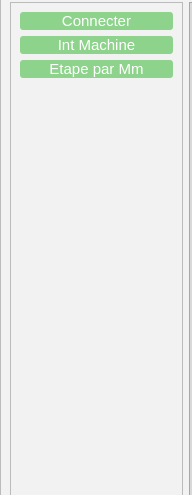
    <widget class="QFrame" name="frame_SideBar">
     <property name="geometry">
      <rect>
       <x>33</x>
       <y>195</y>
       <width>192</width>
       <height>495</height>
      </rect>
     </property>
     <property name="frameShape">
      <enum>QFrame::StyledPanel</enum>
     </property>
     <property name="frameShadow">
      <enum>QFrame::Raised</enum>
     </property>
     <widget class="QFrame" name="frame_4">
      <property name="geometry">
       <rect>
        <x>0</x>
        <y>-36</y>
        <width>219</width>
        <height>571</height>
       </rect>
      </property>
      <property name="styleSheet">
       <string notr="true">radious:7px;
background-color: #f2f2f2;</string>
      </property>
      <property name="frameShape">
       <enum>QFrame::StyledPanel</enum>
      </property>
      <property name="frameShadow">
       <enum>QFrame::Raised</enum>
      </property>
      <layout class="QGridLayout" name="gridLayout_13">
       <item row="0" column="0">
        <widget class="QFrame" name="frame_SideBar_2">
         <property name="minimumSize">
          <size>
           <width>0</width>
           <height>495</height>
          </size>
         </property>
         <property name="maximumSize">
          <size>
           <width>16777215</width>
           <height>495</height>
          </size>
         </property>
         <property name="frameShape">
          <enum>QFrame::StyledPanel</enum>
         </property>
         <property name="frameShadow">
          <enum>QFrame::Raised</enum>
         </property>
         <layout class="QGridLayout" name="gridLayout_10">
          <item row="0" column="0">
           <widget class="QPushButton" name="pushButton_Connecter">
            <property name="styleSheet">
             <string notr="true">QPushButton{
	color:#fff;
	border:0px;
	border-radius:3px;
	font-size:15px;
	cursor: pointer;
	background-color:#8DD38B;
}
QPushButton:hover{
background-color:#6DB66B;
}</string>
            </property>
            <property name="text">
             <string>Connecter</string>
            </property>
           </widget>
          </item>
          <item row="1" column="0">
           <widget class="QPushButton" name="pushButton_Int_Machine">
            <property name="styleSheet">
             <string notr="true">QPushButton{
	color:#fff;
	border:0px;
	border-radius:3px;
	font-size:15px;
	cursor: pointer;
	background-color:#8DD38B;
}
QPushButton:hover{
background-color:#6DB66B;
}</string>
            </property>
            <property name="text">
             <string>Int Machine</string>
            </property>
           </widget>
          </item>
          <item row="2" column="0">
           <widget class="QPushButton" name="pushButton_Etape_par_Mm">
            <property name="styleSheet">
             <string notr="true">QPushButton{
	color:#fff;
	border:0px;
	border-radius:3px;
	font-size:15px;
	cursor: pointer;
	background-color:#8DD38B;
}
QPushButton:hover{
background-color:#6DB66B;
}</string>
            </property>
            <property name="text">
             <string>Etape par Mm</string>
            </property>
           </widget>
          </item>
          <item row="3" column="0">
           <spacer name="verticalSpacer">
            <property name="orientation">
             <enum>Qt::Vertical</enum>
            </property>
            <property name="sizeHint" stdset="0">
             <size>
              <width>20</width>
              <height>268</height>
             </size>
            </property>
           </spacer>
          </item>
         </layout>
        </widget>
       </item>
       <item row="0" column="1">
        <widget class="QFrame" name="frame_6">
         <property name="minimumSize">
          <size>
           <width>20</width>
           <height>495</height>
          </size>
         </property>
         <property name="maximumSize">
          <size>
           <width>20</width>
           <height>495</height>
          </size>
         </property>
         <property name="styleSheet">
          <string notr="true">background-color: rgb(217, 217, 217);</string>
         </property>
         <property name="frameShape">
          <enum>QFrame::StyledPanel</enum>
         </property>
         <property name="frameShadow">
          <enum>QFrame::Raised</enum>
         </property>
         <layout class="QGridLayout" name="gridLayout_12">
          <item row="0" column="0">
           <spacer name="verticalSpacer_2">
            <property name="orientation">
             <enum>Qt::Vertical</enum>
            </property>
            <property name="sizeType">
             <enum>QSizePolicy::Preferred</enum>
            </property>
            <property name="sizeHint" stdset="0">
             <size>
              <width>20</width>
              <height>452</height>
             </size>
            </property>
           </spacer>
          </item>
         </layout>
        </widget>
       </item>
      </layout>
     </widget>
    </widget>
